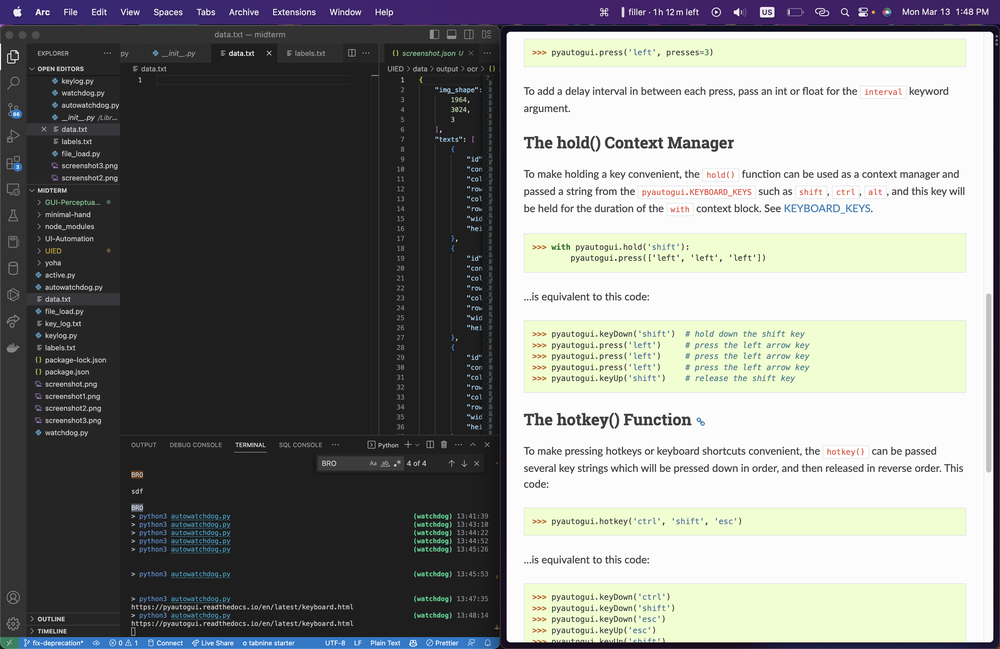
#> input picture screenshot.png, 1000 x 649 px, shrunk from 3024 x 1964 before the run
$ python boundingboxes.py
#> lines starting #> are read from the running program, lines starting #| are printed output that depends on the picture; after the words box and inside, x2 and y2 are one past the last pixel; in counts of white or black regions, pixels touching at a corner belong together
import cv2
import numpy as np
import pytesseract

# Load the image
img = cv2.imread('screenshot.png')
#> img is the input picture: shape (649, 1000, 3); mean B, G, R 130.7, 133.3, 131.7

# Convert the image to grayscale
gray = cv2.cvtColor(img, cv2.COLOR_BGR2GRAY)
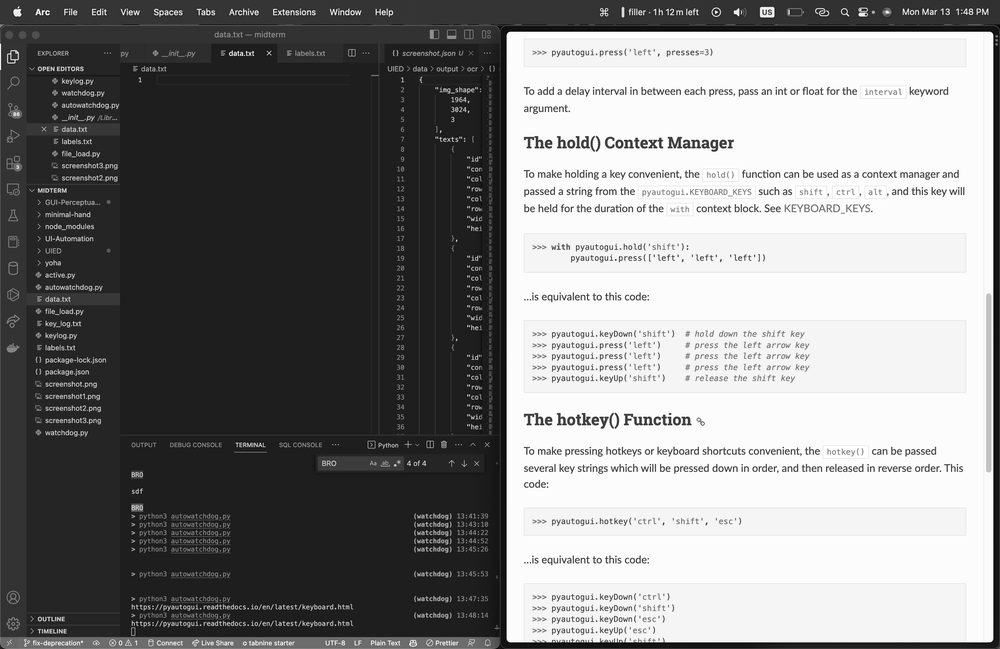
#> gray: shape (649, 1000); min 0, max 255, mean 132.5

# Apply adaptive thresholding to the image
thresh = cv2.adaptiveThreshold(gray, 255, cv2.ADAPTIVE_THRESH_GAUSSIAN_C, cv2.THRESH_BINARY_INV, 11, 2)
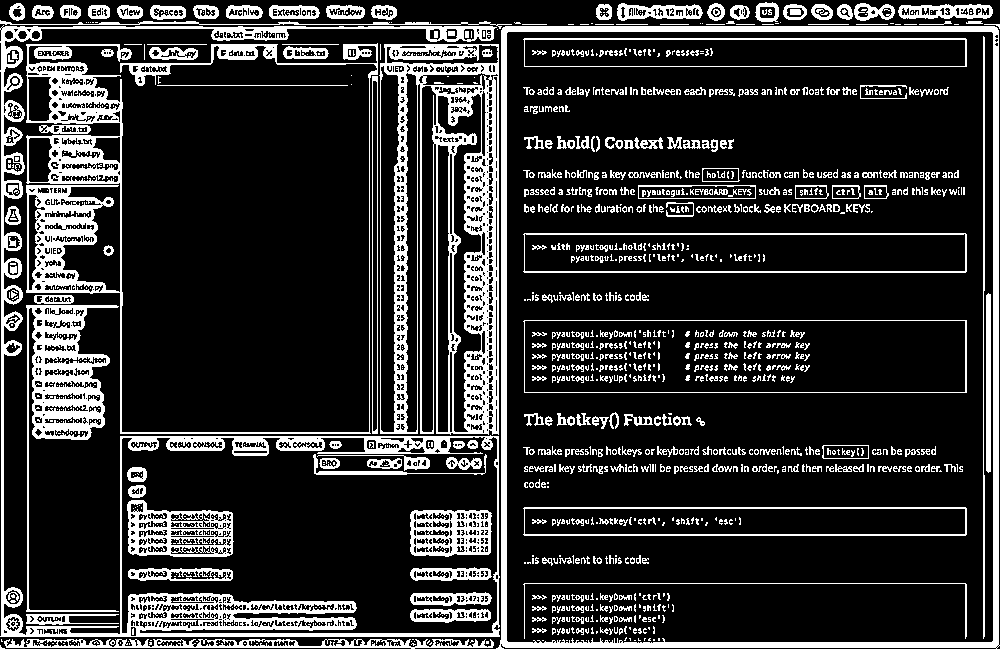
#> thresh: shape (649, 1000); 19.2% white; 1405 white regions (993 under 20 px), largest, box (x1, y1, x2, y2) and area: (0, 25, 500, 637) 18373, (379, 44, 499, 435) 18301, (26, 43, 378, 434) 13873

# Apply OCR to the image to detect text regions
#> (the run stopped early here; a loop or call above may not have finished)
